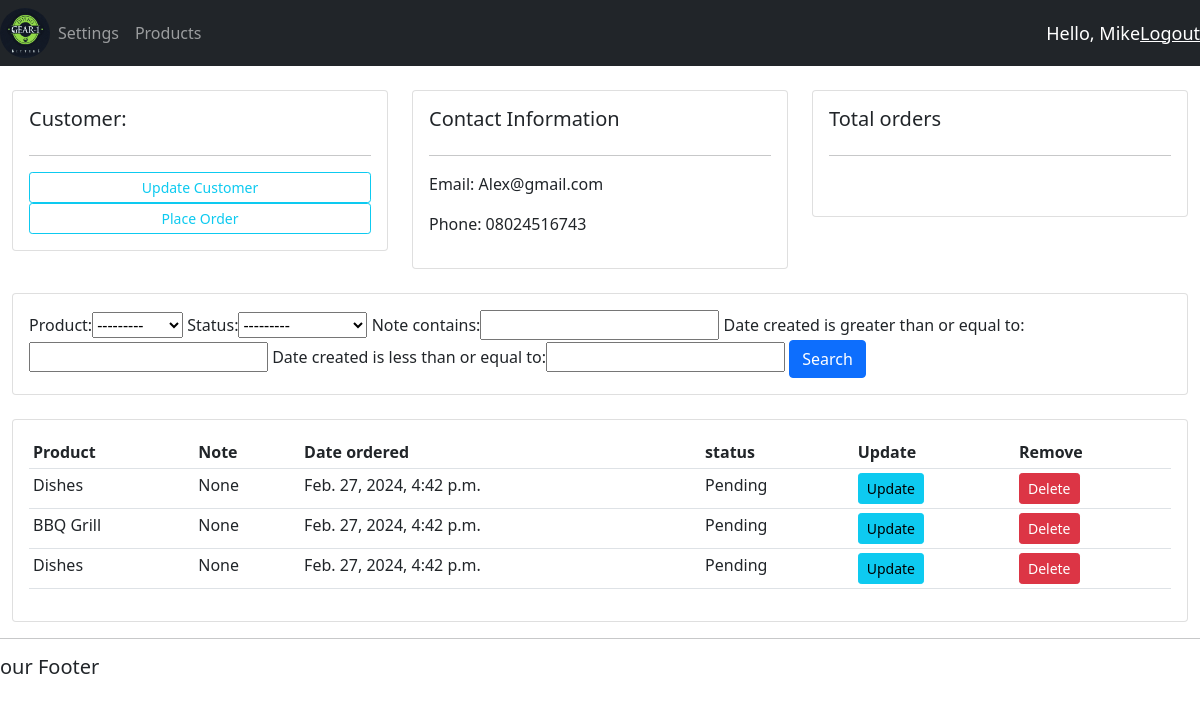
/consumer/5/ (signed in), run on the app's committed database.
### account/models.py (models this page shows, shortened)
class Customer(models.Model):
    user = models.OneToOneField(User,null=True,blank=True,on_delete=models.CASCADE)
    name = models.CharField(max_length=200,null=True)
    phone = models.CharField(max_length=200,null=True)
    email = models.CharField(max_length=200,null=True)
    profile_pic = models.ImageField(null=True , blank=True)
    date_created = models.DateTimeField(auto_now_add=True,null=True)

class Order(models.Model):
    STATUS = (
        ('Pending','Pending'),
        ('out for delivery','out for deliver'),
        ('Delivered','Delivered')
    )
    customer = models.ForeignKey(Customer,null=True,on_delete=models.SET_NULL)
    product = models.ForeignKey(Product,null=True,on_delete=models.SET_NULL)
    date_created = models.DateTimeField(auto_now_add=True,null=True)
    status = models.CharField(max_length=200,null=True,choices=STATUS)
    note = models.CharField(max_length=1000,null=True)

class Product(models.Model):
    CATEGORY = (
        ('indoor','indoor'),
        ('outdoor','outdoor')
    )
    name = models.CharField(max_length=200,null=True)
    price = models.FloatField(null=True)
    category = models.CharField(max_length=200,null=True,choices=CATEGORY)
    description = models.CharField(max_length=200,null=True,blank=True)
    date_created = models.DateTimeField(auto_now_add=True,null=True)
    tags=models.ManyToManyField(Tag)
    def __str__(self):
        return self.name

### account/decorators.py (the view)
        def wrapper_func(request,*args,**kwargs):
            group = None
            if request.user.groups.exists():
                group = request.user.groups.all()[0].name
            if group in allowed_roles:
                return view_func(request,*args,**kwargs)
            else:
                return HttpResponse('You are not allowed to view')

### account/views.py (called while the page is built)
@login_required(login_url='login')
@allowed_users(allowed_roles=['admin','customer'])
def consumer(request,pk_test):
    customer = Customer.objects.get(id=pk_test)
    orders = customer.order_set.all()
    order_count = orders.count()
    myFilter = OrderFilter(request .GET,queryset=orders)
    orders = myFilter.qs
    context = {'customer': customer,'orders':orders,'order_count ':order_count,
               'myFilter':myFilter}
    return render(request, 'accounts/consumer.html',context)

### account/templates/accounts/consumer.html
 {%extends 'accounts/main.html'%}
    {% block content %}
<br>
 <div class="row">
     <div class="col-md">
         <div class="card card-body">
             <h5>Customer:</h5>
             <hr>
             <a class="btn btn-outline-info btn-sm btn-block" href="">Update Customer
             </a>
             <a class="btn btn-outline-info btn-sm btn-block" href="{% url 'create_order' customer.id %}">Place Order
             </a>
         </div>
     </div>
     <div class="col-md">
         <div class="card card-body">
             <h5>Contact Information</h5>
             <hr>
             <p>Email: {{customer.email}} </p>
             <p>Phone: {{customer.phone}}</p>
         </div>
     </div>
     <div class="col-md">
         <div class="card card-body">
             <h5>Total orders</h5>
             <hr>
             <h1 style="text-align: center;padding: 10px">{{total_orders}}</h1>
         </div>
     </div>
 </div>
 <br>
 <div class="row">
     <div class="col">
         <div class="card card-body">
             <form method="get">
                 {{ myFilter.form}}
             <button class="btn btn-primary" type="submit">Search</button>
             </form>
         </div>
     </div>
 </div>
 <br>
 <div class="row">
     <div class="col-md">
         <div class="card card-body">
             <table class="table table-sm">
                 <tr>
                     <th>Product</th>
                     <th>Note</th>
                     <th>Date ordered</th>
                     <th>status</th>
                     <th>Update</th>
                     <th>Remove</th>
                 </tr>
                 {% for order in orders %}
                 <tr>
                     <td>{{order.product}}</td>
                     <td>{{order.note}}</td>
                     <td>{{order.date_created}}</td>
                     <td>{{order.status}}</td>
                     <td><a class="btn btn-sm btn-info" href="{% url 'update_order' order.id %}">Update</a></td>
                     <td><a class="btn btn-sm btn-danger" href="{% url 'delete_order' order.id %}">Delete</a></td>
                 </tr>
                 {% endfor %}
             </table>
         </div>
     </div>
 </div>
    {% endblock %}

### account/templates/accounts/navbar.html (shortened to what this page needs)
{% load static %}
<nav class="navbar navbar-expand-lg navbar-dark bg-dark">
  <img src="{% static 'image/gear1.jpg' %}" style="width:50px; height:50px; border-radius:50%">
  <div class="collapse navbar-collapse" id="navbarNav">
    <ul class="navbar-nav">
      {% if request.user.is_staff %}
      <li class="nav-item active">
        <a class="nav-link" href="{% url 'Home'%}">Dashboard</a>
      </li>
      {% else %}
             <li class="nav-item">
        <a class="nav-link" href="{% url 'account'%}">Settings</a>
      </li>
      {% endif %}
      <li class="nav-item">
        <a class="nav-link" href="{% url 'Products'%}">Products</a>
      </li>
    </ul>
  </div>
  <span class="hello-msg"> Hello, {{request.user}} </span>
  <span><a class="hello-msg" href="{% url 'logout' %}">Logout</a></span>
</nav>

### static/css/main.css (style rules this page uses)
body { background-color: #ebeffs; }

### account/templates/accounts/navbar.html (style rules this page uses)
.hello-msg { font-size: 18px; color : #fff; margin-size: 20px; }

### data on the page
Customer: email "Alex@gmail.com", phone "08024516743"
Order: product "Dishes", note "None", date_created "Feb. 27, 2024, 4:42 p.m.", status "Pending"
Order: product "BBQ Grill", note "None", date_created "Feb. 27, 2024, 4:42 p.m.", status "Pending"
Order: product "Dishes", note "None", date_created "Feb. 27, 2024, 4:42 p.m.", status "Pending"

### other printed values
{{ request.user }} "Mike"
